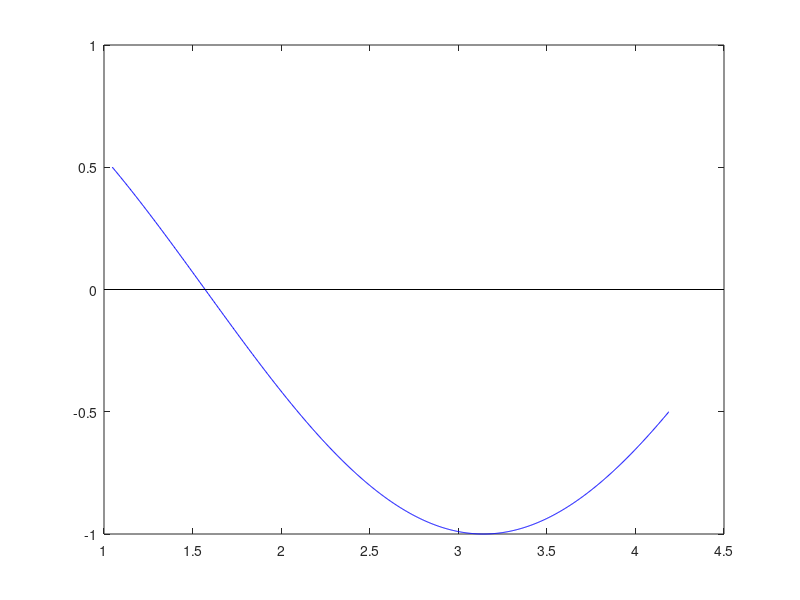

Source code (MATLAB): (Note: this script raises an error after producing the figure.)
f = @(x) cos(x);

x = linspace(pi/3, 4*pi/3, 1000);

fx = f(x);

plot(x, fx, 'blue'), hold on

plot([1 4.5], [0 0], 'k'), hold on

[x, y] = zero_bisection(f, pi/3, 4*pi/3, 10^-3, 100);

plot(x, y, 'red*')